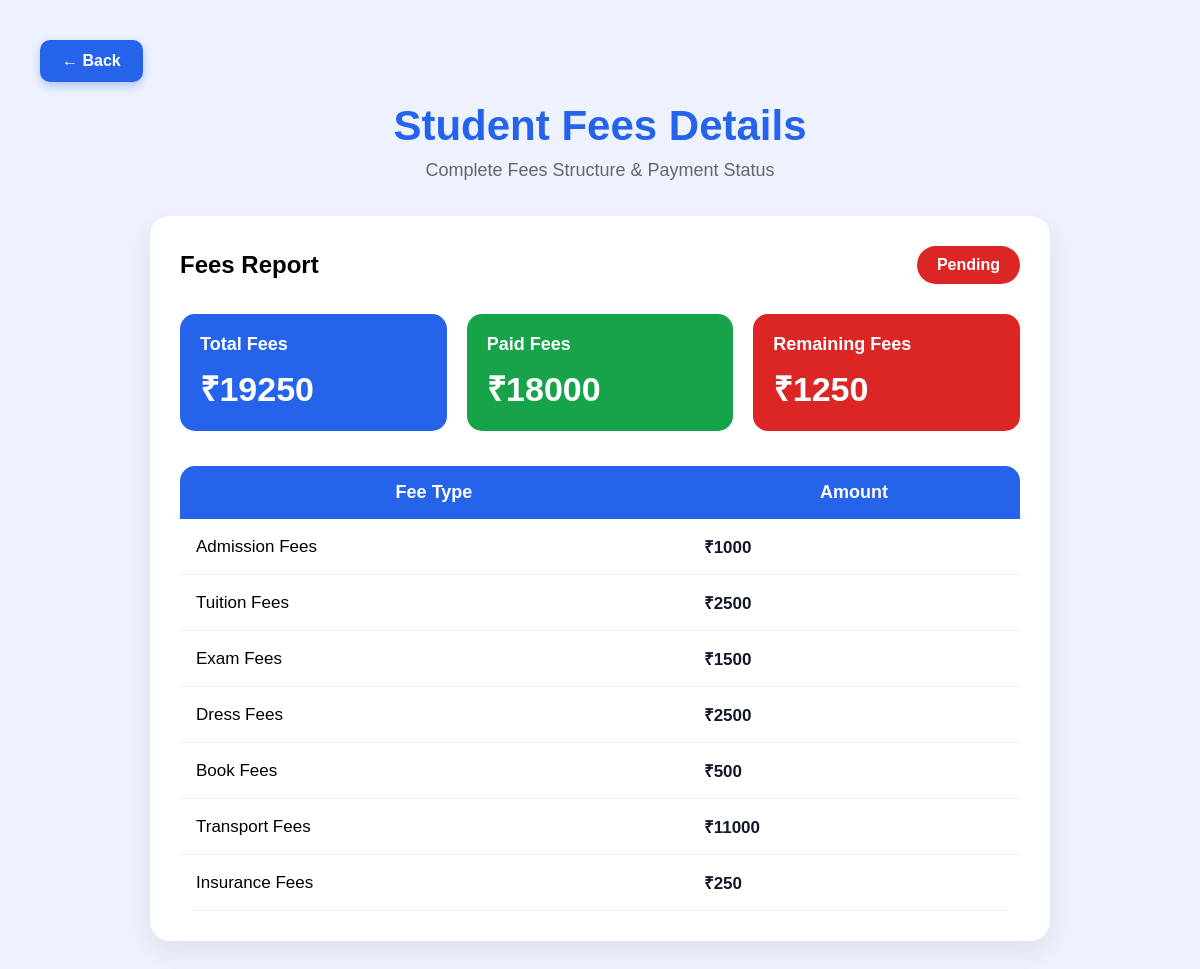
Page /student-fees/ (signed in) on the committed database.
### core/models.py (models this page shows, shortened)
class Fees(models.Model):
    student = models.ForeignKey(Register,on_delete=models.CASCADE)
    admission_fees = models.IntegerField()
    tuition_fees = models.IntegerField()
    exam_fees = models.IntegerField()
    dress_fees = models.IntegerField()
    book_fees = models.IntegerField()
    transport_fees = models.IntegerField()
    insurance_fees = models.IntegerField()
    total_fees = models.IntegerField()
    paid_fees = models.IntegerField()
    remaining_fees = models.IntegerField()
    status = models.CharField(max_length=20)

### core/views.py (the view)
# urls.py: path('student-fees/',views.student_fees,name='student_fees'),
def student_fees(request):
    if not request.session.get('user_id'):
        return redirect('/login/')
    user_id = request.session.get('user_id')
    user = Register.objects.get(id=user_id)
    fees = Fees.objects.filter(student=user)
    context = {
        'fees':fees
    }
    return render(request,'student_fees.html',context)

### templates/student_fees.html (shortened to what this page needs)
<!DOCTYPE html>
<html lang="en">
<head>
</head>
<body>
    <div class="top-section">
        <a href="/student-dashboard/" class="back-btn">
            ← Back
        </a>
    </div>
    <div class="container">
        <div class="heading">
            <h1>Student Fees Details</h1>
            <p>Complete Fees Structure & Payment Status</p>
        </div>
        {% for fee in fees %}
        <div class="fees-card">
            <div class="top-box">
                <h2>
                    Fees Report
                </h2>
                {% if fee.status == "Paid" %}
                    <div class="status paid-status">
                        Paid
                    </div>
                {% else %}
                    <div class="status pending-status">
                        Pending
                    </div>
                {% endif %}
            </div>
            <div class="summary">
                <div class="summary-box total">
                    <h2>Total Fees</h2>
                    <h1>₹{{fee.total_fees}}</h1>
                </div>
                <div class="summary-box paid">
                    <h2>Paid Fees</h2>
                    <h1>₹{{fee.paid_fees}}</h1>
                </div>
                <div class="summary-box remaining">
                    <h2>Remaining Fees</h2>
                    <h1>₹{{fee.remaining_fees}}</h1>
                </div>
            </div>
            <table>
                <tr>
                    <th>Fee Type</th>
                    <th>Amount</th>
                </tr>
                <tr>
                    <td>Admission Fees</td>
                    <td class="amount">₹{{fee.admission_fees}}</td>
                </tr>
                <tr>
                    <td>Tuition Fees</td>
                    <td class="amount">₹{{fee.tuition_fees}}</td>
                </tr>
                <tr>
                    <td>Exam Fees</td>
                    <td class="amount">₹{{fee.exam_fees}}</td>
                </tr>
                <tr>
                    <td>Dress Fees</td>
                    <td class="amount">₹{{fee.dress_fees}}</td>
                </tr>
                <tr>
                    <td>Book Fees</td>
                    <td class="amount">₹{{fee.book_fees}}</td>
                </tr>
                <tr>
                    <td>Transport Fees</td>
                    <td class="amount">₹{{fee.transport_fees}}</td>
                </tr>
                <tr>
                    <td>Insurance Fees</td>
                    <td class="amount">₹{{fee.insurance_fees}}</td>
                </tr>
            </table>
        </div>
        {% endfor %}
    </div>
</body>
</html>

### templates/student_fees.html (style rules this page uses)
* { margin:0; padding:0; box-sizing:border-box; font-family:Arial; }
body { background:#eef2ff; padding:40px; }
.top-section { margin-bottom:20px; }
.back-btn { background:#2563eb; color:white; padding:12px 22px; text-decoration:none; border-radius:10px; font-size:16px; font-weight:bold; display:inline-block; transition:0.3s; box-shadow:0 4px 10px rgba(37,99,235,0.3); }
.container { max-width:900px; margin:auto; }
.heading { text-align:center; margin-bottom:35px; }
.heading h1 { color:#2563eb; font-size:42px; margin-bottom:10px; }
.heading p { color:#666; font-size:18px; }
.fees-card { background:white; border-radius:20px; padding:30px; margin-bottom:30px; box-shadow:0 10px 30px rgba(0,0,0,0.08); }
.top-box { display:flex; justify-content:space-between; align-items:center; margin-bottom:30px; flex-wrap:wrap; gap:20px; }
.status { padding:10px 20px; border-radius:30px; font-weight:bold; color:white; }
.pending-status { background:#dc2626; }
.summary { display:grid; grid-template-columns:repeat(auto-fit,minmax(200px,1fr)); gap:20px; margin-bottom:35px; }
.summary-box { padding:20px; border-radius:15px; color:white; }
.total { background:#2563eb; }
.paid { background:#16a34a; }
.remaining { background:#dc2626; }
.summary-box h2 { font-size:18px; margin-bottom:10px; }
.summary-box h1 { font-size:34px; }
table { width:100%; border-collapse:collapse; overflow:hidden; border-radius:15px; }
th { background:#2563eb; color:white; padding:16px; font-size:18px; }
td { padding:16px; border-bottom:1px solid #eee; font-size:17px; }
.amount { font-weight:bold; color:#111827; }

### rows in the picture
Fees: status "Pending", total_fees "19250", paid_fees "18000", remaining_fees "1250", admission_fees "1000", tuition_fees "2500", exam_fees "1500", dress_fees "2500", book_fees "500", transport_fees "11000", insurance_fees "250"
